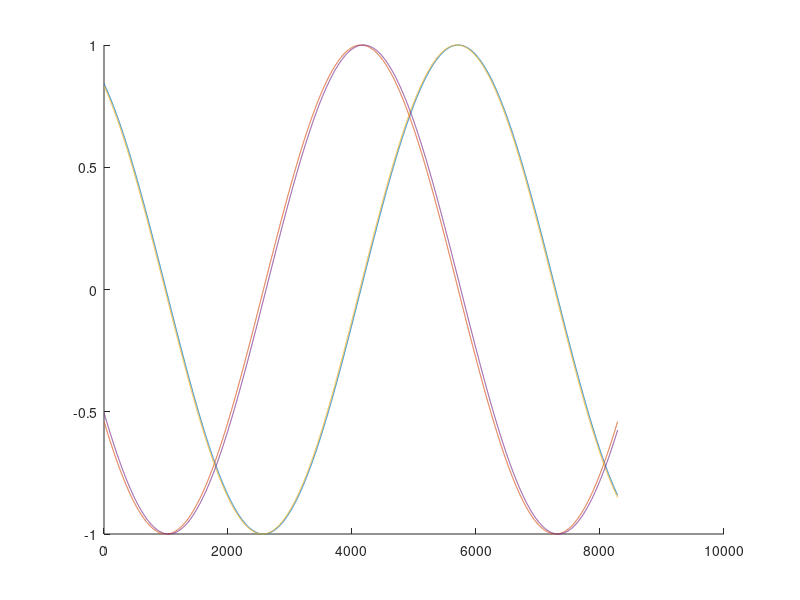
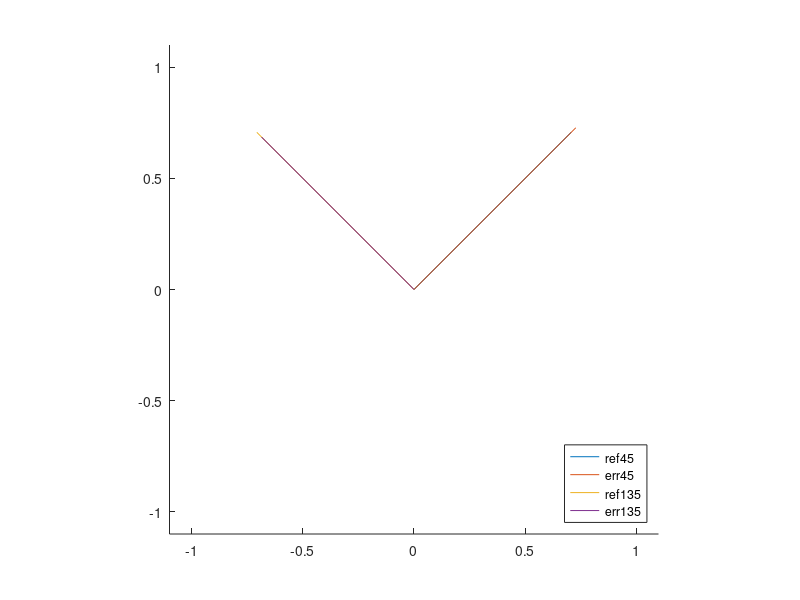
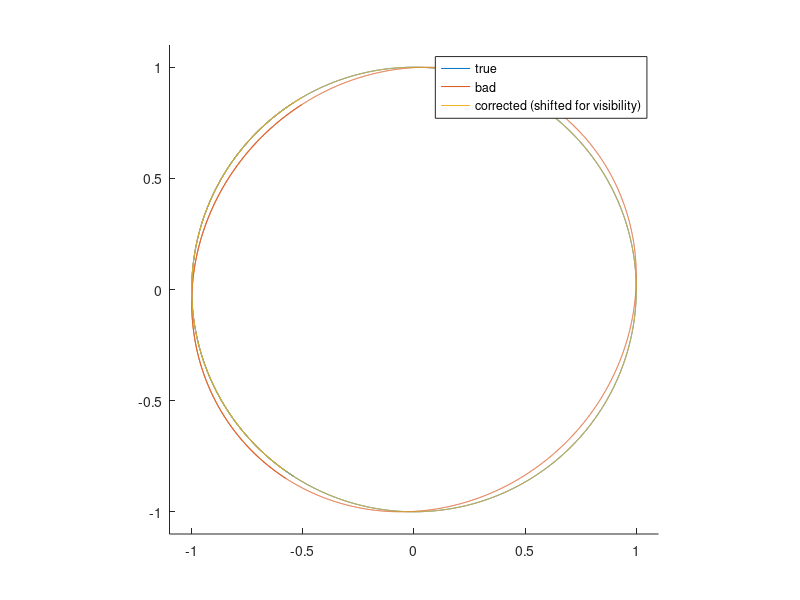

Recreate these plots in MATLAB, in order.
%%
%Verification of the method in the datasheet. The math still confuses me a
%bit but it clearly works

%First establish the phase errors for the sin-cos terms
ec = -2.4*pi/180;    %
es = 1*pi/180;

%Generate reference (true mechanical) and phase-error 'unit' vector list
t = -pi-1:1/1000:pi+1;
vref = [cos(t)',sin(t)'];
verr = [cos(t+ec)', sin(t+es)'];

[~, idx45] =  min(abs(atan2(verr(:,2),verr(:,1))-45*pi/180));
[~, idx135] = min(abs(atan2(verr(:,2),verr(:,1))-135*pi/180));

v45 = verr(idx45,:);
v135 = verr(idx135,:);
M45 = sqrt(dot(v45,v45));
M135 = sqrt(dot(v135,v135));

epsilon = 2*atan2(M135-M45, M135+M45);
fprintf("eps = %f degrees\n", epsilon*180/pi);

y3 = ( verr(:,2) - verr(:,1)*sin(-epsilon) ) / cos(-epsilon);
alpha = atan2(y3 , verr(:,1))';

vcorrected = [cos(alpha)', sin(alpha)'];


figure(2)
clf
axis equal
hold on
plot([0,cos(45*pi/180)],[0,sin(45*pi/180)]);
plot([0,v45(1)],[0,v45(2)]);
plot([0,cos(135*pi/180)],[0,sin(135*pi/180)]);
plot([0,v135(1)],[0,v135(2)]);
hold off
xlim([-1.1,1.1])
ylim([-1.1,1.1])
legend('ref45','err45','ref135','err135','location','southeast');

figure(3)
clf
axis equal
hold on
plot(vref(:,1) , vref(:,2));
plot(verr(:,1) , verr(:,2));
plot(vcorrected(:,1) , vcorrected(:,2));    
hold off
xlim([-1.1,1.1]);
ylim([-1.1,1.1]);
legend('true','bad','corrected (shifted for visibility)');

%%

sth = sin(t+ec);
cth = cos(t+es);

figure(1)
clf
hold on
plot(sin(t))
plot(cos(t))
plot(sin(t+es))
plot(cos(t+ec))
hold off
